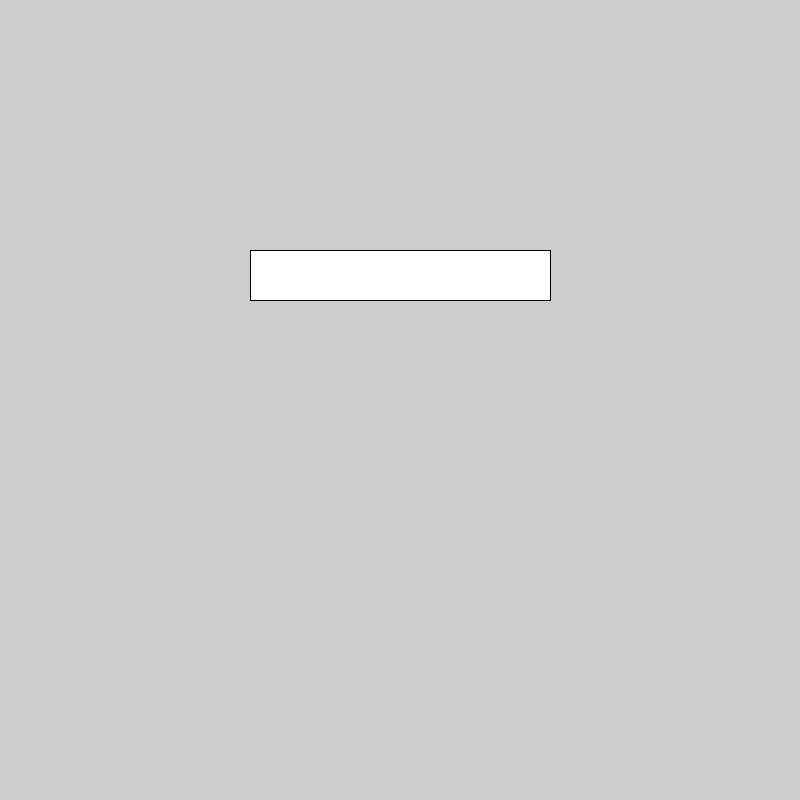
Frame 1 (no input)
Frame 60 (the mouse pressed at the canvas centre just before this capture): identical to frame 1, image omitted
Frame 120 (the mouse held since frame 60 and released just before this capture): identical to frame 1, image omitted

The Processing sketch that drew this single still picture (run headless with seeded random() and noise(); from frame 60 on, the mouse is pressed at the canvas centre):

// Processing sketch: sketch_260219a
// ── sketch_260219a.pde
void setup(){
 size(800,800); 
}

void draw(){
  rect(250, 250, 300, 50);
}
